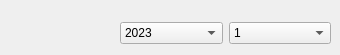
         <widget class="QWidget" name="tab_9">
          <attribute name="title">
           <string>월 선택</string>
          </attribute>
          <widget class="QWidget" name="layoutWidget_3">
           <property name="geometry">
            <rect>
             <x>120</x>
             <y>20</y>
             <width>211</width>
             <height>26</height>
            </rect>
           </property>
           <layout class="QHBoxLayout" name="horizontalLayout_6">
            <item>
             <widget class="QComboBox" name="year_combo_2">
              <item>
               <property name="text">
                <string>2023</string>
               </property>
              </item>
             </widget>
            </item>
            <item>
             <widget class="QComboBox" name="month_combo_2">
              <item>
               <property name="text">
                <string>1</string>
               </property>
              </item>
              <item>
               <property name="text">
                <string>2</string>
               </property>
              </item>
              <item>
               <property name="text">
                <string>3</string>
               </property>
              </item>
              <item>
               <property name="text">
                <string>4</string>
               </property>
              </item>
              <item>
               <property name="text">
                <string>5</string>
               </property>
              </item>
              <item>
               <property name="text">
                <string>6</string>
               </property>
              </item>
              <item>
               <property name="text">
                <string>7</string>
               </property>
              </item>
              <item>
               <property name="text">
                <string>8</string>
               </property>
              </item>
              <item>
               <property name="text">
                <string>9</string>
               </property>
              </item>
              <item>
               <property name="text">
                <string>10</string>
               </property>
              </item>
              <item>
               <property name="text">
                <string>11</string>
               </property>
              </item>
              <item>
               <property name="text">
                <string>12</string>
               </property>
              </item>
             </widget>
            </item>
           </layout>
          </widget>
         </widget>
